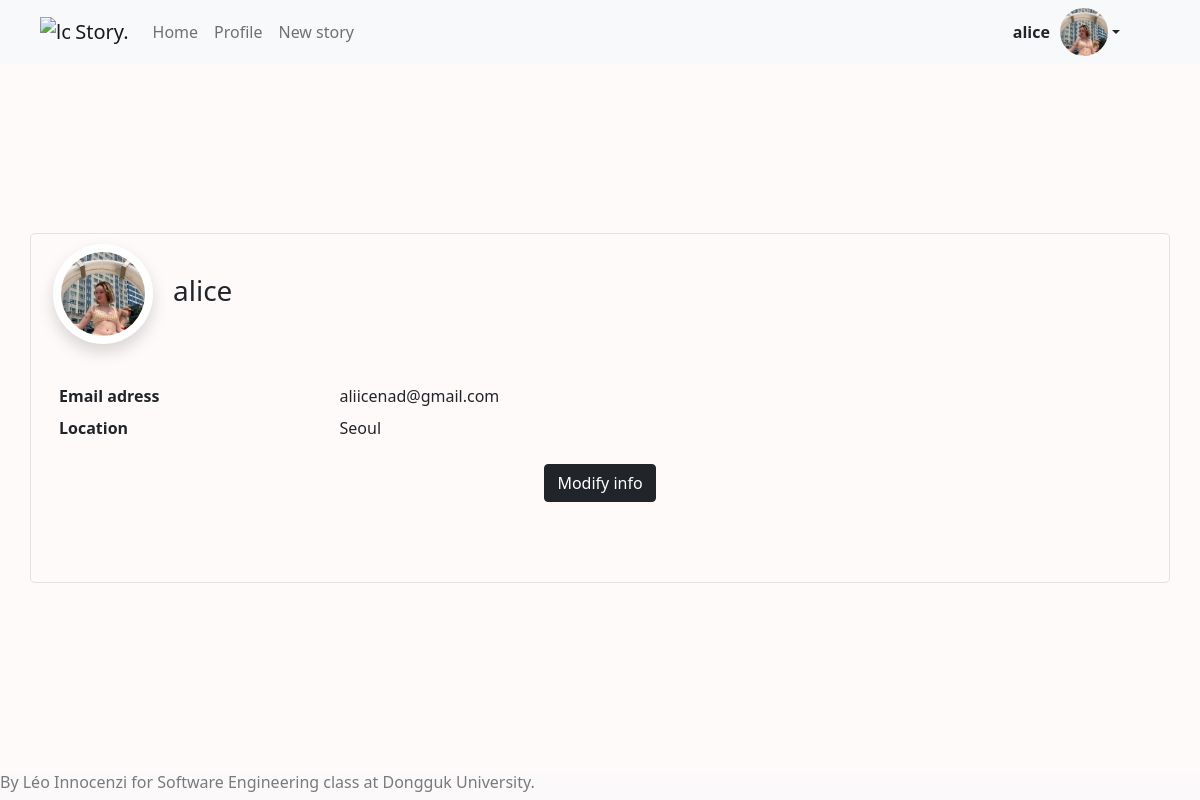
The page /profile (signed in) on the database its author committed.
### app/models.py (models this page shows, shortened)
class User(UserMixin, db.Model):
    id = db.Column(db.Integer, primary_key=True)
    username = db.Column(db.String(64), index=True, unique=True)
    email = db.Column(db.String(120), index=True, unique=True)
    location = db.Column(db.String(64), index=True, unique=True)
    password_hash = db.Column(db.String(128))
    profilePicture = db.Column(db.String(128))
    about_me = db.Column(db.String(140))
    last_seen = db.Column(db.DateTime, default=datetime.utcnow)
    stories = db.relationship('Story', backref='author', lazy='dynamic')

### app/routes.py (the view)
@app.route('/profile')
def profile():
    return render_template('profile.html')

### app/models.py (called while the page is built)
@login.user_loader
def load_user(id):
    return User.query.get(int(id))

### app/templates/profile.html (shortened to what this page needs)
<!doctype html>
<html lang="en">
  <head>
    <link rel="stylesheet" href="../../css/main.css">
    <link href="https://cdn.jsdelivr.net/npm/bootstrap@5.0.1/dist/css/bootstrap.min.css" rel="stylesheet">
  </head>
  <body style="background-color:snow;">
    <nav class="navbar navbar-expand-lg navbar-light bg-light">
      <a class="navbar-brand " href="{{ url_for('home') }}">
        <img src="../../img/filter-circle.svg" width="30" height="30" class="d-inline-block align-top" style="margin-left: 5vh;" alt="logo">     Story.</a>
      <ul class="navbar-nav mr-auto d-flex align-items-center">
        <li class="nav-item active">
          <a class="nav-link" href="{{ url_for('home') }}">Home</a>
        </li>
        <li class="nav-item">
          <a class="nav-link" href="{{ url_for('profile') }}">Profile</a>
        <li class="nav-item">
            <a class="nav-link" href="{{url_for('new_story')}}">New story</a>
        </li>
      </ul>
      <div class="dropdown" style="margin-left: auto; margin-right:10vh">
        <a href="#" class="inline d-flex align-items-center link-dark text-decoration-none dropdown-toggle" data-toggle="dropdown" id="dropdownMenuLink" aria-haspopup="true" aria-expanded="false">
          <strong style="margin-right: 10px;">{{ current_user.username }}</strong>
          <img src="{{ url_for('profile_picture') }}" alt="profile picture" width="48" height="48" class="rounded-circle">
        </a>
      </div>
    </nav>
    <div class="container-xxl my-md-4 bd-layout body">
      <div class="container profile mx-auto">
          <div class="profile_user">
              <div class="profile_pic">
                <img class="img-fluid rounded-circle shadow p-2 mb-5 bg-white rounded" width=200, height=200 alt="200x200" src="{{url_for('profile_picture')}}" data-holder-rendered="true">
              </div>
              <div class="profile_name">
                <h3>{{current_user.username}}</h3>
              </div>
          </div>
          <div class="profile_info">
            <dl class="row">
                <dt class="col-sm-3">Email adress</dt>
                <dd class="col-sm-7">{{current_user.email}}</dd>
                <dt class="col-sm-3">Location</dt>
                <dd class="col-sm-7">{{current_user.location}}</dd>
            </dl>
          </div>
          <button type="button" class="btn btn-dark mx-auto">Modify info</button>
      </div>
    </div>
  </body>
  <footer class="footer fixed-bottom bg-light" style="opacity: 0.6">
    <h6>By Léo Innocenzi for Software Engineering class at Dongguk University.</h6>
  </footer>
</html>

### css/main.css (style rules this page uses)
.body { min-height: 70vh; display: flex; align-items: center; }
.footer { margin-top: 0 auto; margin-bottom: 0px; }
.profile { display: flex; flex-direction: column; height: 350px; width: 560px; border: 1px solid rgb(228, 225, 225); border-radius: 5px; margin: 0 auto; margin-top: 10vh; align-content: flex-start; }
.profile_user { display: flex; flex-direction: row; }
.profile_pic { order:1; height: 100px; width: 100px; margin-top: 10px; margin-left: 10px; }
.profile_name { margin-top: 40px; margin-left: 20px; order:2; font-weight: bold; }
.profile_info { margin-left: 2vh; margin-top: 5vh; }

### rows shown on the page
User: username "alice", email "aliicenad@gmail.com", location "Seoul"
